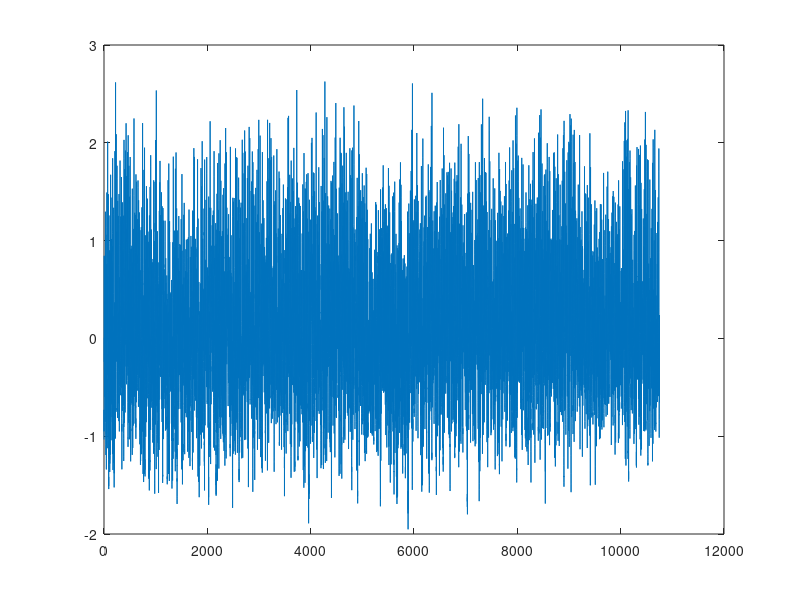
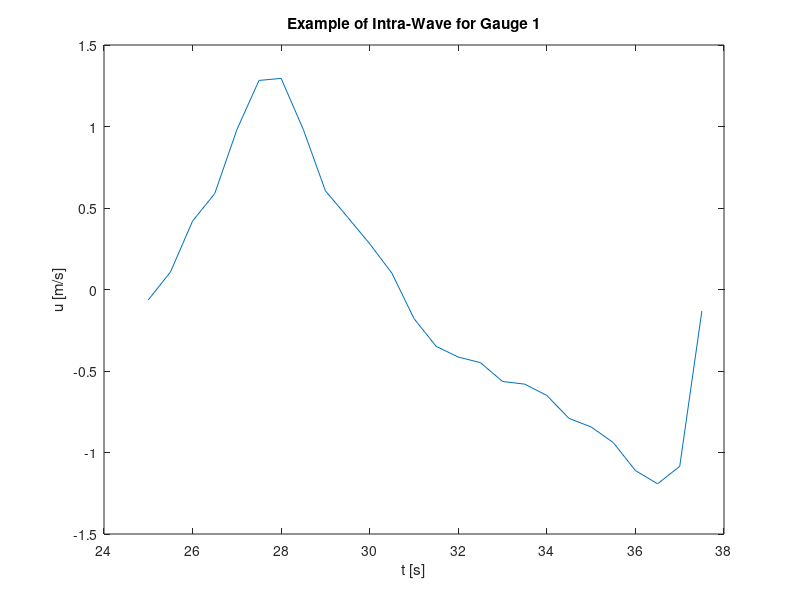

Write the MATLAB code that produced these figures, in order. (Note: this script raises an error after producing the figures.)
% Jacob Plumb
% Nearshore Sediment Transport, Final Project
% Code for "A. Intra-wave velocity time series"

% Version 3

close all
clear all
clc

% read-in field data
data = load("dataset_19971022_0700EST.mat");

% establish data for gauge 1
u = data.u(:, 1); % cross-shore velocity (m/s, 2Hz) 
p = data.p(:,1); % water surface elevation (m, 2Hz) relative to zp
x = data.x(:,1); % cross-shore position of sensor
y = data.y(:,1); % alongshore position of sensor
zu = data.zu(:,1); % vertical position for u-sensor
zp = data.zp(:,1); % vertical position for p-sensor
zbed = data.zbed(:,1); % vertical position of seabed (from sonar altimeter)

% create time array for 21504 points at 2Hz. 2Hz = .5s time step
t = (0:.5:21504 / 2 - .5)'; % time in s

figure(1)
plot(t, u)

% concatenate "u" and "t" to associate time data with velocity data
u_with_t = [u, t];

% do zero up crossing analysis
% find zero-up crossings for the current gauge's velocity data
zero_upcrossings_indices = find(u_with_t(1:end - 1, 1) <= 0 & u_with_t(2:end, 1) > 0);

% extract wave data for each zero-up crossing
all_waves = cell(1, numel(zero_upcrossings_indices));
for i = 1:numel(zero_upcrossings_indices)
    start_idx = zero_upcrossings_indices(i);
    if i < numel(zero_upcrossings_indices)
        end_idx = zero_upcrossings_indices(i + 1);
    else
        end_idx = size(u_with_t, 1);
    end
    all_waves{i} = u_with_t(start_idx:end_idx, :);
end

% now, the variable, "waves" is a cell array with all the intra-waves
% extracted into their own double array

% % % % % % % % % % % % % % % % % % % % % % % % % % % % % % % % % % % % % 

% do zero down crossing analysis
% find zero-up crossings for gauge 1's velocity data
for i = 1:numel(all_waves)
    wave_data = all_waves{i};
    wave_velocity = wave_data(:, 1);
    wave_time = wave_data(:, 2);

    % find indices where velocity goes from positive to negative
    zero_downcrossing_indices = find(wave_velocity(1:end - 1) > 0 & wave_velocity(2:end) <= 0);

    % store the time values corresponding to velocity zero down crossings
    zero_downcrossings(1, i) = wave_time(zero_downcrossing_indices);
end

% % % % % % % % % % % % % % % % % % % % % % % % % % % % % % % % % % % % % 

% identify time associated with the velocity positive maxima for each wave

% iterate for all the intra-waves
for i = 1:numel(all_waves)
    % extract the velocity and time data for each wave
    wave_data = all_waves{i};
    wave_velocity = wave_data(:, 1);
    wave_time = wave_data(:, 2);

    % find the maximum velocity value within the wave
    [max_velocity, max_index] = max(wave_velocity);

    % store the maximum velocity value as positive maxima
    max_pos_velocity(1, i) = max_velocity;
    
    % store the time associated with the maximum velocity
    max_pos_time(1, i) = wave_time(max_index);
end

% % % % % % % % % % % % % % % % % % % % % % % % % % % % % % % % % % % % %

% identify time associated with the velocity negative maxima for each wave

% iterate for all the intra-waves
for i = 1:numel(all_waves)
    % extract the velocity and time data for each wave
    wave_data = all_waves{i};
    wave_velocity = wave_data(:, 1);
    wave_time = wave_data(:, 2);
    
    % find the minimum velocity value within the wave
    [min_velocity, min_index] = min(wave_velocity);
    
    % store the minimum velocity value as negative maxima
    max_neg_velocity(1, i) = min_velocity;
    
    % store the time associated with the minimum velocity
    max_neg_time(1, i) = wave_time(min_index);
end



% % % % % % % % % % % % % % % % % % % % % % % % % % % % % % % % % % % % %

% add the zero_downcrossings, maxima_negative_time, and
% maxima_positive_time

for i = 1:numel(all_waves)
    % assign zero_downcrossings if data exists
    if ~isempty(zero_downcrossings(1, i))
        all_waves{1, i}(1, 3) = zero_downcrossings(1, i);
    end
    
    % assign maxima_positive_time if data exists
    if ~isempty(max_pos_time(1, i))
        all_waves{1, i}(1, 4) = max_pos_time(1, i);
    end
    
    % Assign maxima_negative_time if data exists
    if ~isempty(max_neg_time(1, i))
        all_waves{1, i}(1, 5) = max_neg_time(1, i);
    end
end

% all_waves 1st column is velocity data
% all_waves 2nd column is time data
% all_waves 3rd column is time at zero down crossing
% all_waves 4th column is time at positive maxima
% all_waves 5th column is time at negative maxima

figure(2)
plot(all_waves{1, 5}(:, 2), all_waves{1, 5}(:, 1))
xlabel('t [s]');
ylabel('u [m/s]')
title('Example of Intra-Wave for Gauge 1')

% % % % % % % % % % % % % % % % % % % % % % % % % % % % % % % % % % % % %

% parameterize T, T_c, T_t, T_cu, T_tu for each intra-wave
for i = 1:numel(all_waves)
    T(1, i) = all_waves{1, i}(end, 2) - all_waves{1, i}(1, 2);
    T_c(1, i) = all_waves{1, i}(1, 3) - all_waves{1, i}(1, 2);
    T_t(1, i) = all_waves{1, i}(end, 2) - all_waves{1, i}(1, 3);
    T_cu(1, i) = all_waves{1, i}(1, 4) - all_waves{1, i}(1, 2);
    T_tu(1, i) = abs(all_waves{1, i}(1, 5) - all_waves{1, i}(1, 3));
end

% % % % % % % % % % % % % % % % % % % % % % % % % % % % % % % % % % % % %

% eqn (4): u_x = u_w + abs(u_delta) * cos(phi);

phi = 0; % obliquely incident current making angle with wave direction
% for this project, we are only focusing on x-direction, so phi = 0.

% iterate to get time varying free-stream orbital velocity subscript, "w"
% for wave

for i = 1:numel(all_waves)
    u_w{1, i} = all_waves{1, i}(:, 1);
end

% determine steady state current velocity, "u_delta"

for i = 1:numel(all_waves)
    u_delta(1, i) = mean(u_w{1, i}) ./ cos(phi);
end

% calculate u_x, time varying orbital velocity in x-direction
for i = 1:numel(all_waves)
    u_x{1, i} = u_w{1, i} + abs(u_delta(1, i)) .* cos(phi);
end


% % % % % % % % % % % % % % % % % % % % % % % % % % % % % % % % % % % % %

% eqn (5): u_y = abs(u_delta) * sin(phi); 

% calculate u_y, orbital velocity in y-direction

% for i = 1:numel(all_waves)
%     u_y{1, i} = abs(u_delta{1, i}) .* sin(phi);
% end

% % % % % % % % % % % % % % % % % % % % % % % % % % % % % % % % % % % % %

% eqn (8): u_hat = sqrt((2 / T) * trapz((u_w) ^ 2));

% iterate to calculate u_hat for each wave

for i = 1:numel(all_waves)
    u_hat(1, i) = sqrt((2 ./ T(1, i) .* trapz(linspace(0, T(1, i), numel(u_w{1, i})), u_w{1, i} .^ 2)));
end

% % % % % % % % % % % % % % % % % % % % % % % % % % % % % % % % % % % % %

% eqn (8a) u_hat_c = sqrt((2 / T_c) * trapz((u_w) ^ 2));

% iterate to calculate u_hat_c for each wave

for i = 1:numel(all_waves)
    u_hat_c(1, i) = sqrt((2 ./ T_c(1, i) .* trapz(linspace(0, T_c(1, i), numel(u_w{1, i})), u_w{1, i} .^ 2)));
end

% % % % % % % % % % % % % % % % % % % % % % % % % % % % % % % % % % % % %

% eqn (8b) u_hat_t = sqrt((2 / T_t) * trapz((u_w) ^ 2));

% iterate to calculate u_hat_t for each wave

for i = 1:numel(all_waves)
    u_hat_t(1, i) = sqrt((2 ./ T_t(1, i) .* trapz(linspace(0, T_t(1, i), numel(u_w{1, i})), u_w{1, i} .^ 2)));
end

% % % % % % % % % % % % % % % % % % % % % % % % % % % % % % % % % % % % %

% eqn (9): a_hat = (u_hat * T) / (2 * pi);

% iterate to calculate a_hat for each wave
for i = 1:numel(all_waves)
    a_hat(1, i) = (u_hat(1, i) .* T(1, i)) ./ (2 * pi);
end



% % % % % % % % % % % % % % % % % % % % % % % % % % % % % % % % % % % % %

% eqn (10): u_tilda_cr = (1 / 2) * sqrt(2) * u_hat_c;

% iterate to calculate u_tilda_cr for each wave

for j = 1:numel(all_waves)
    u_tilda_cr(1, i) = (1 / 2) .* sqrt(2) .* u_hat_c(1, i);
end

% % % % % % % % % % % % % % % % % % % % % % % % % % % % % % % % % % % % %

% eqn (11): u_tilda_tr = (1 / 2) * sqrt(2) * u_hat_t;

% iterate to calculate u_tilda_tr

for i = 1:numel(all_waves)
    u_tilda_tr(1, i) = (1 / 2) .* sqrt(2) .* u_hat_t(1, i);
end

% % % % % % % % % % % % % % % % % % % % % % % % % % % % % % % % % % % % %

% eqn (12)
% u_crx = u_tilda_cr + abs(u_delta * cos(phi));
% u_cry = abs(u_delta * sin(phi));
% u_vec_cr = [u_crx u_cry];

% iterate to calculate u_crx and u_cry
for i = 1:numel(all_waves)
    u_crx(1, i) = u_tilda_cr(1, i) + abs(u_delta(1, i) * cos(phi));
    % u_cry(1, i) = abs(u_delta(1, i) * cos(phi));
end

% % % % % % % % % % % % % % % % % % % % % % % % % % % % % % % % % % % % %

% eqn (13)
% u_trx = -u_tilda_tr + abs(u_delta * cos(phi));
% u_try = abs(u_delta * sin(phi));
% u_vec_tr = [u_trx u_try];

% iterate to calculate u_trx and u_try

for i = 1:numel(all_waves)
    u_trx(1, i) = -u_tilda_tr(1, i) + abs(u_delta(1, i) * cos(phi));
end

% % % % % % % % % % % % % % % % % % % % % % % % % % % % % % % % % % % % %

% eqn (celerity)

% iterate over all gauges to calculate mean eta (via pressure), then water depth

p_avg = mean(p);
h = p_avg - zp;

% call "wavelength" function at bottom of script to calculate the
% wavelength for each intra-wave

for i = 1:numel(all_waves)
    L_new(1, i) = wavelength(T(1, i), h);
end

% iterate to calculate c_w, celerity

for i = 1:numel(all_waves)
    c_w(1, i) = L_new(1, i) ./ T(1, i);
end

% create an output file of parameters needed for other parts of the project
output_file = 'A_intrawave_velocity_timeseries_output_file.mat'; % file name

% save the variables to a .mat file
save(output_file, 'T', 'T_c', 'T_t', 'T_cu', 'T_tu', 'u_w', 'u_delta', 'u_x', ...
    'u_hat', 'u_hat_c', 'u_hat_t', 'a_hat', 'u_tilda_cr', 'u_tilda_tr', ...
    'u_crx', 'u_trx', 'c_w');


% % % % % % % % % % % % % % % % % % % % % % % % % % % % % % % % % % % % %

% wave dispersion equation and iteration for wavelength 
% input conditions: T in m/s, h in m

function [ L ] = wavelength(T, h)
% Wavelength Calculator - based on period (T) and and depth (h)
% where L = wavelength(T, h)

g = 9.81; % acceleration due to gravity in m/s^2
L0 = (g * T ^ 2) / (2 * pi);
guess = L0;
L = (g * T ^ 2) / (2 * pi) * tanh((2 * pi) * (h / guess));
diff = abs(L - guess);

    while diff > 0.01
        diff = abs(L - guess);
        guess = L + (0.5 * diff);
        L = (g * T ^ 2) / (2 * pi) * tanh((2 * pi) * (h / guess));
    end

end
